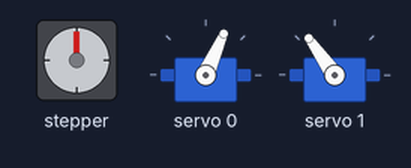
The sketch below on a simulated Arduino Uno, built with avr-gcc and run on an emulated ATmega328P. Parts: stepper motor, 2 × servo. Wiring (inferred from the names in the program): stepper motor driver (200 steps per turn assumed): step pin 2; direction pin 3. At 3.5 s the program stops and its outputs stay as they are.

Above: at 0.5 s.
Timing chart, 0 to 4.8 s (numbered marks = the images above):
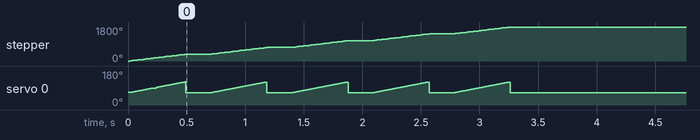

The sketch:

ramp_motion_demo.ino
```cpp
#include <Wire.h>
#include <Adafruit_PWMServoDriver.h>

Adafruit_PWMServoDriver pwm = Adafruit_PWMServoDriver();

// Servo channels
#define SERVO_BIG 0
#define SERVO_SMALL 1

// Stepper
#define STEP_PIN 2
#define DIR_PIN 3

#define SERVOMIN 150
#define SERVOMAX 600

int totalSteps = 1000;   // 120°
int numRamps = 5;        // number of ramp segments

void setServoAngle(int ch, int angle) {
  int pulse = map(angle, 0, 180, SERVOMIN, SERVOMAX);
  pwm.setPWM(ch, 0, pulse);
}

void stepMotor(int steps) {
  for(int i = 0; i < steps; i++) {
    digitalWrite(STEP_PIN, HIGH);
    delayMicroseconds(1000);
    digitalWrite(STEP_PIN, LOW);
    delayMicroseconds(1000);
  }
}

void setup() {
  pinMode(STEP_PIN, OUTPUT);
  pinMode(DIR_PIN, OUTPUT);

  digitalWrite(DIR_PIN, HIGH);

  pwm.begin();
  pwm.setPWMFreq(50);

  setServoAngle(SERVO_BIG, 40);
  setServoAngle(SERVO_SMALL, 90); // pen down
}

void loop() {

  int stepsPerRamp = totalSteps / numRamps;

  int startAngle = 40;
  int endAngle = 90;

  for(int r = 0; r < numRamps; r++) {

    // 🔺 Ramp UP
    for(int i = 0; i < stepsPerRamp; i++) {

      digitalWrite(STEP_PIN, HIGH);
      delayMicroseconds(800);
      digitalWrite(STEP_PIN, LOW);
      delayMicroseconds(800);

      int angle = map(i, 0, stepsPerRamp, startAngle, endAngle);
      setServoAngle(SERVO_BIG, angle);
    }

    // 🔻 Quick reset
    setServoAngle(SERVO_BIG, startAngle);
    delay(200);
  }

   while(1);
}
```

Measured:
- by itself, stepper: turns 1800° clockwise in 3.2 s
- by itself, servo 0: ramps from 66° to 122° and jumps back, once every 0.69 s
